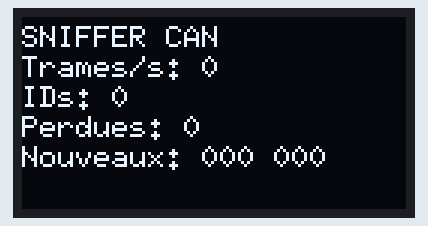
Simulated run of this sketch. Board: ESP32-C6. Parts: 128×64 one-colour display. No CAN messages arrive unless stated; what the sketch prints to the serial monitor is not drawn.

Above: at 0.6 s.
At 2.6 s:
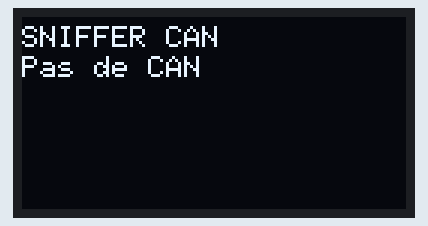

Measured:
- what the display in image 0 shows lasts 2.0 s, from 0.5 s to 2.5 s

The sketch:

Auris2_Sniffer.ino
```cpp
/*
  Auris2_Sniffer : sniffer CAN PASSIF, Toyota Auris II Hybride.
  Sortie série au format candump (rejouable avec canplayer / SavvyCAN) + OLED.

  SECURITE : TWAI en TWAI_MODE_LISTEN_ONLY (aucune émission, pas même les ACK).
  Ce programme n'appelle JAMAIS twai_transmit.

  Câblage identique à Auris2_Module.ino (XIAO ESP32-C6, D2=CTX, D3=CRX, OLED SDA D4 / SCL D5).
  Bibliothèque : U8g2. Carte : Seeed XIAO ESP32-C6, core esp32 3.x.

  Sortie : "(sec.micros) can0 ID#DONNEES" par trame, et toutes les secondes
  une ligne de statut commençant par '#'.
*/
#include "driver/twai.h"
#include "esp_timer.h"
#include <U8g2lib.h>

#define CAN_TX_PIN D2  // modifiable
#define CAN_RX_PIN D3  // modifiable

U8G2_SSD1306_128X64_NONAME_F_HW_I2C u8g2(U8G2_R0, U8X8_PIN_NONE);

uint32_t nbTrames = 0, nbPrec = 0, fps = 0, nbIds = 0, perdues = 0;
uint32_t tDerniere = 0, tEcran = 0, tStatut = 0;
uint16_t nouveau[2];  // 2 derniers ID découverts (nouveau[1] = le plus récent)
bool vu[2048];

void ecran(const char* l1, const char* l2) {
  u8g2.clearBuffer();
  u8g2.drawStr(0, 10, l1);
  u8g2.drawStr(0, 20, l2);
  u8g2.sendBuffer();
}

[[noreturn]] void erreurFatale(const char* msg) {
  Serial.println(msg);
  ecran("ERREUR", msg);
  while (true) delay(1000);
}

void rafraichir() {
  char l[32];
  u8g2.clearBuffer();
  u8g2.drawStr(0, 10, "SNIFFER CAN");
  if (millis() - tDerniere > 2000) {
    u8g2.drawStr(0, 20, "Pas de CAN");
  } else {
    snprintf(l, sizeof l, "Trames/s: %lu", (unsigned long)fps);
    u8g2.drawStr(0, 20, l);
    snprintf(l, sizeof l, "IDs: %lu", (unsigned long)nbIds);
    u8g2.drawStr(0, 30, l);
    snprintf(l, sizeof l, "Perdues: %lu", (unsigned long)perdues);
    u8g2.drawStr(0, 40, l);
    snprintf(l, sizeof l, "Nouveaux: %03X %03X", nouveau[0], nouveau[1]);
    u8g2.drawStr(0, 50, l);
  }
  u8g2.sendBuffer();
}

void setup() {
  Serial.begin(115200);
  u8g2.begin();
  u8g2.setFont(u8g2_font_6x10_tf);

  twai_general_config_t g = TWAI_GENERAL_CONFIG_DEFAULT((gpio_num_t)CAN_TX_PIN, (gpio_num_t)CAN_RX_PIN, TWAI_MODE_LISTEN_ONLY);
  g.rx_queue_len = 128;
  twai_timing_config_t t = TWAI_TIMING_CONFIG_500KBITS();
  twai_filter_config_t f = TWAI_FILTER_CONFIG_ACCEPT_ALL();
  if (twai_driver_install(&g, &t, &f) != ESP_OK) erreurFatale("TWAI install KO");
  if (twai_start() != ESP_OK) erreurFatale("TWAI start KO");
}

void loop() {
  twai_message_t m;
  while (twai_receive(&m, 0) == ESP_OK) {
    // micros 64 bits : micros() 32 bits reboucle toutes les 71 min
    uint64_t us = (uint64_t)esp_timer_get_time();
    nbTrames++;
    tDerniere = millis();
    char b[64];
    int n = snprintf(b, sizeof b, m.extd ? "(%lu.%06lu) can0 %08X#" : "(%lu.%06lu) can0 %03X#",
                     (unsigned long)(us / 1000000), (unsigned long)(us % 1000000), (unsigned)m.identifier);
    if (m.rtr) b[n++] = 'R';
    else for (int i = 0; i < m.data_length_code && i < 8; i++) n += snprintf(b + n, sizeof b - n, "%02X", m.data[i]);
    b[n++] = '\n';
    Serial.write((const uint8_t*)b, n);
    if (!m.extd && !vu[m.identifier & 0x7FF]) {
      vu[m.identifier & 0x7FF] = true; nbIds++;
      nouveau[0] = nouveau[1]; nouveau[1] = m.identifier & 0x7FF;
    }
  }
  uint32_t now = millis();
  if (now - tStatut >= 1000) {
    tStatut = now;
    fps = nbTrames - nbPrec; nbPrec = nbTrames;
    twai_status_info_t s;
    twai_get_status_info(&s);
    perdues = s.rx_missed_count;
    char b[96];
    int n = snprintf(b, sizeof b, "# fps=%lu ids=%lu missed=%lu overrun=%lu bus=%d\n", (unsigned long)fps,
                     (unsigned long)nbIds, (unsigned long)s.rx_missed_count, (unsigned long)s.rx_overrun_count, (int)s.state);
    Serial.write((const uint8_t*)b, n);
  }
  if (now - tEcran >= 500) { tEcran = now; rafraichir(); }
}
```
